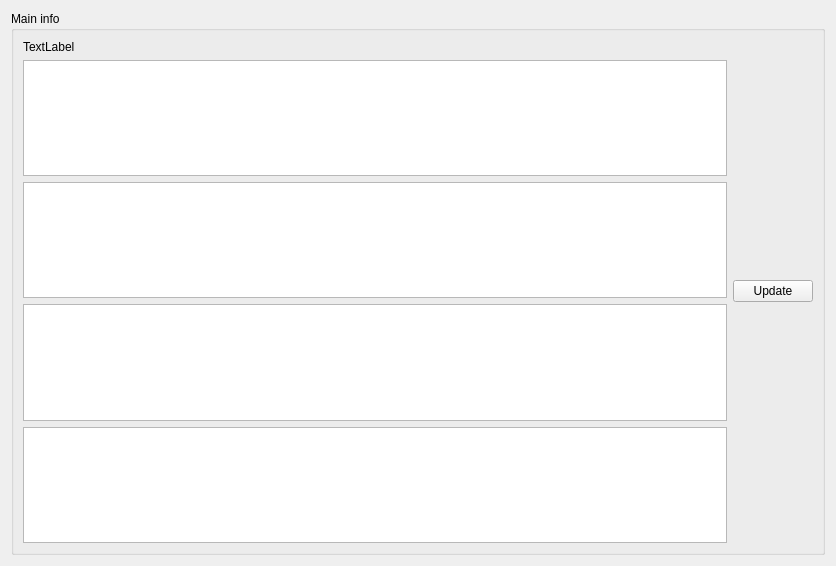
<?xml version="1.0" encoding="UTF-8"?>
<ui version="4.0">
 <class>PlayerInfoWindow</class>
 <widget class="QWidget" name="PlayerInfoWindow">
  <property name="geometry">
   <rect>
    <x>0</x>
    <y>0</y>
    <width>836</width>
    <height>566</height>
   </rect>
  </property>
  <property name="windowTitle">
   <string>Player info</string>
  </property>
  <layout class="QVBoxLayout" name="verticalLayout_3">
   <item>
    <widget class="QGroupBox" name="PlayerFieldsGroupBox">
     <property name="title">
      <string>Main info</string>
     </property>
     <layout class="QVBoxLayout" name="verticalLayout_2">
      <item>
       <layout class="QHBoxLayout" name="horizontalLayout">
        <item>
         <layout class="QVBoxLayout" name="PlayerFieldsVerticalLayout">
          <item>
           <widget class="QLabel" name="label">
            <property name="text">
             <string>TextLabel</string>
            </property>
           </widget>
          </item>
          <item>
           <layout class="QHBoxLayout" name="horizontalLayout_3"/>
          </item>
          <item>
           <widget class="QPlainTextEdit" name="PlayerField_1">
            <property name="FieldTag" stdset="0">
             <string>Name</string>
            </property>
           </widget>
          </item>
          <item>
           <widget class="QPlainTextEdit" name="PlayerField_2">
            <property name="FieldTag" stdset="0">
             <string>Age</string>
            </property>
           </widget>
          </item>
          <item>
           <widget class="QPlainTextEdit" name="PlayerField_3">
            <property name="FieldTag" stdset="0">
             <string>Work</string>
            </property>
           </widget>
          </item>
          <item>
           <widget class="QPlainTextEdit" name="PlayerField_4">
            <property name="FieldTag" stdset="0">
             <string>Last field</string>
            </property>
           </widget>
          </item>
         </layout>
        </item>
        <item>
         <widget class="QPushButton" name="UpdatePlayerInfoFields">
          <property name="text">
           <string>Update</string>
          </property>
         </widget>
        </item>
       </layout>
      </item>
     </layout>
    </widget>
   </item>
  </layout>
 </widget>
 <resources/>
 <connections/>
</ui>
